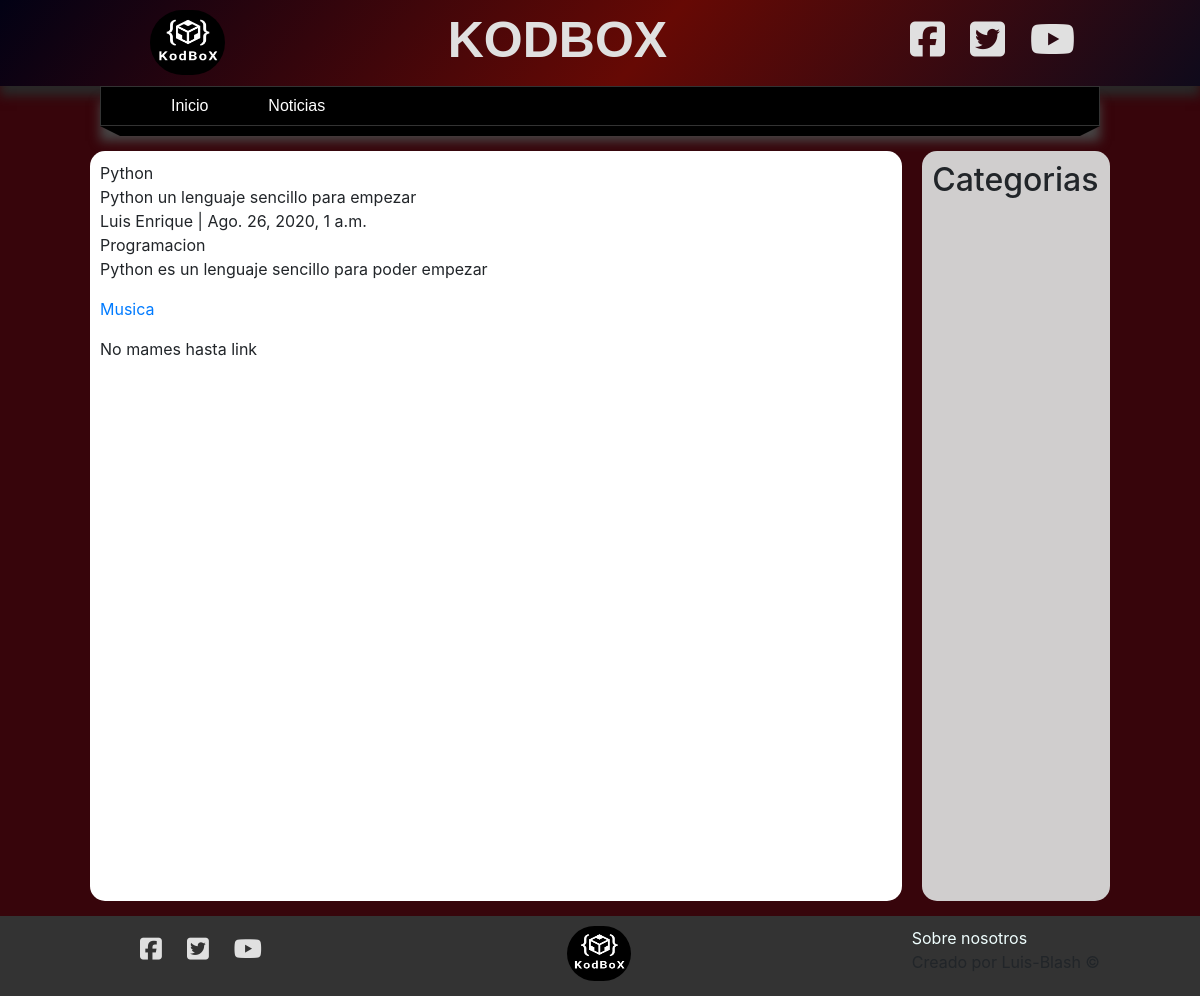
Before: /noticia/1 with the older database file.
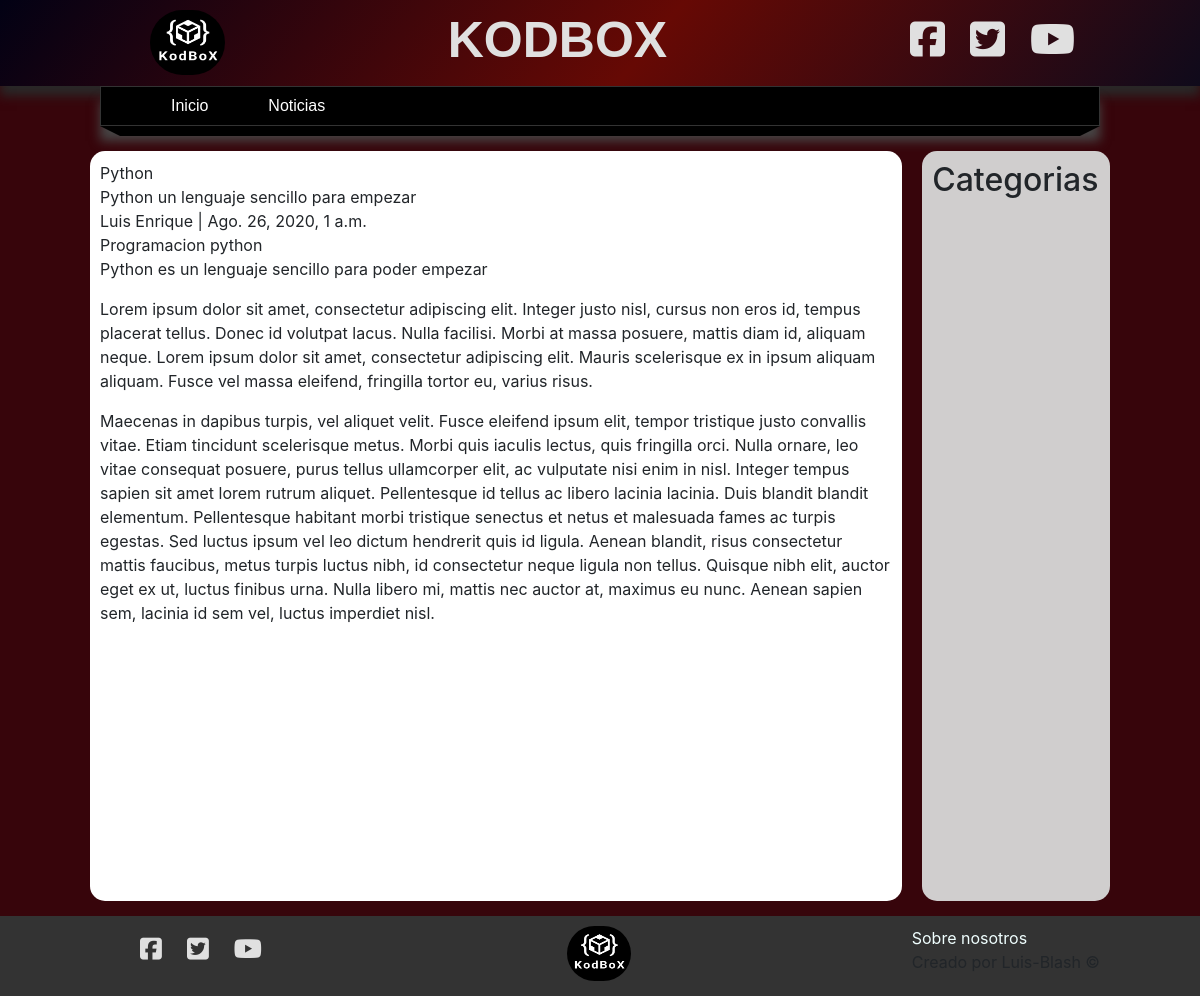
After: the same page with the newer database file.
### blog/models.py (models this page shows, shortened)
class Categoria(models.Model):
    nombre = models.CharField(max_length=100, verbose_name="nombre")
    descripcion = models.CharField(max_length=255,verbose_name="Descripcion")
    creado_el = models.DateTimeField(auto_now_add=True, verbose_name="Creado el")
    class Meta:
        verbose_name = "Categoria"
        verbose_name_plural = "Categorias"
    def __str__(self):
        return self.nombre

class Noticias(models.Model):
    titulo = models.CharField(max_length=150, verbose_name="Titulo")
    subtitulo = models.CharField(max_length=250, verbose_name="Sub titulo")
    contenido = RichTextField(verbose_name="Contenido")
    imagen = models.ImageField(default="null",verbose_name="Imagen", upload_to="noticias")
    publico = models.BooleanField(verbose_name="¿Publico?")
    usuario = models.ForeignKey(User, editable=False, verbose_name="Usuario", on_delete=models.CASCADE)
    categorias = models.ManyToManyField(Categoria, verbose_name="Categorias", blank=True)
    creado_el = models.DateTimeField(auto_now_add=True, verbose_name="Creado el")
    actualizado_el = models.DateTimeField(auto_now=True,verbose_name="Actualizado el")
    class Meta:
        verbose_name = "Noticia"
        verbose_name_plural = "Noticias"

### blog/views.py (the view)
# urls.py: path("noticia/<int:noticia_id>", views.noticia, name="noticia")
def noticia(request, noticia_id):
    noticia = get_object_or_404(Noticias, id= noticia_id)
    return render(request, 'noticias/noticia-individual.html',{
        "noticia":noticia
    })

### blog/processor.py (called while the page is built)
def get_categorias(request):
    categorias_uso= Noticias.objects.filter(publico=True).values_list("categorias", flat=True)
    categorias = Categoria.objects.filter(id__in=categorias_uso).values_list("id","nombre")
    return {
        "categorias": categorias,
        "id": categorias_uso
    }

### blog/templates/noticias/noticia-individual.html (shortened to what this page needs)
{% extends 'layouts/layout.html'%}
{% block news %}
{{ noticia.titulo }}
<br>
{{ noticia.subtitulo }}
<br>
{{ noticia.usuario.first_name }} | {{ noticia.creado_el}}
<br>
{% for categoria in noticia.categorias.all %}
{{ categoria }}
{% endfor %}
<br>
{{ noticia.contenido|safe }}
{% endblock %}

Changed rows visible on the page:
changed Noticias "Python": contenido "Python es un lenguaje sencillo para poder empezar Musica No mames hasta link" → "…sencillo para poder empezar Lorem ipsum dolor sit amet, consectetur adipiscing elit. Integer justo nisl, cursus non eros id, tempus placerat tellus. Donec id volutpat lacus. Nulla facilisi. Morbi at massa posuere, mattis diam id, aliquam neque. Lorem ipsum dolor sit amet, consectetur adipiscing elit. Mauris scelerisque ex in ipsum aliquam aliquam. Fusce vel massa eleifend, fringilla tortor eu, varius risus. Maecenas in dapibus turpis, vel aliquet velit. Fusce eleifend ipsum elit, tempor tristique justo convallis vitae. Etiam tincidunt scelerisque metus. Morbi quis iaculis lectus, quis fringilla orci. Nulla ornare, leo vitae consequat posuere, purus tellus ullamcorper elit, ac vulputate…"
added Categoria: nombre "python"
